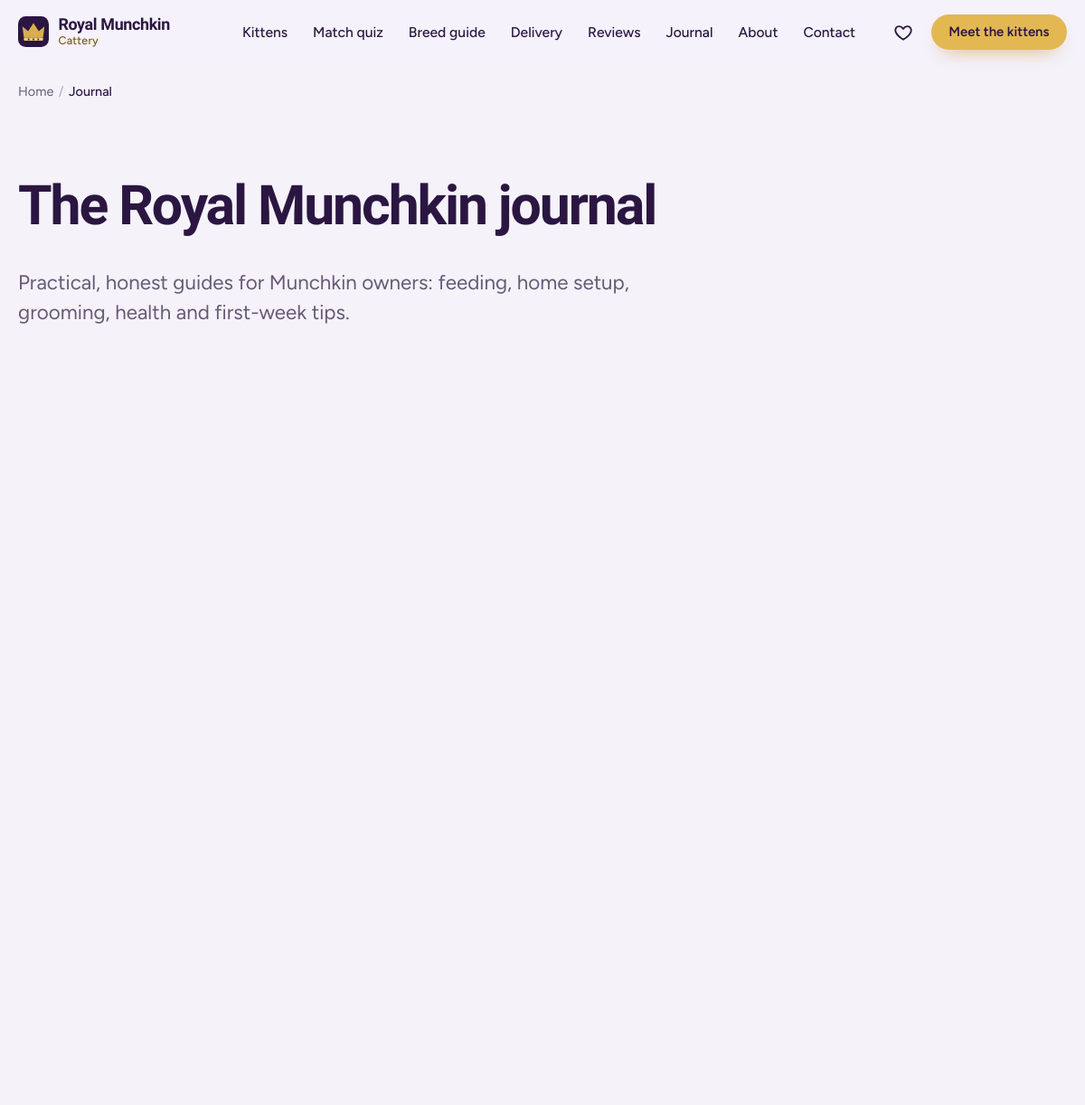
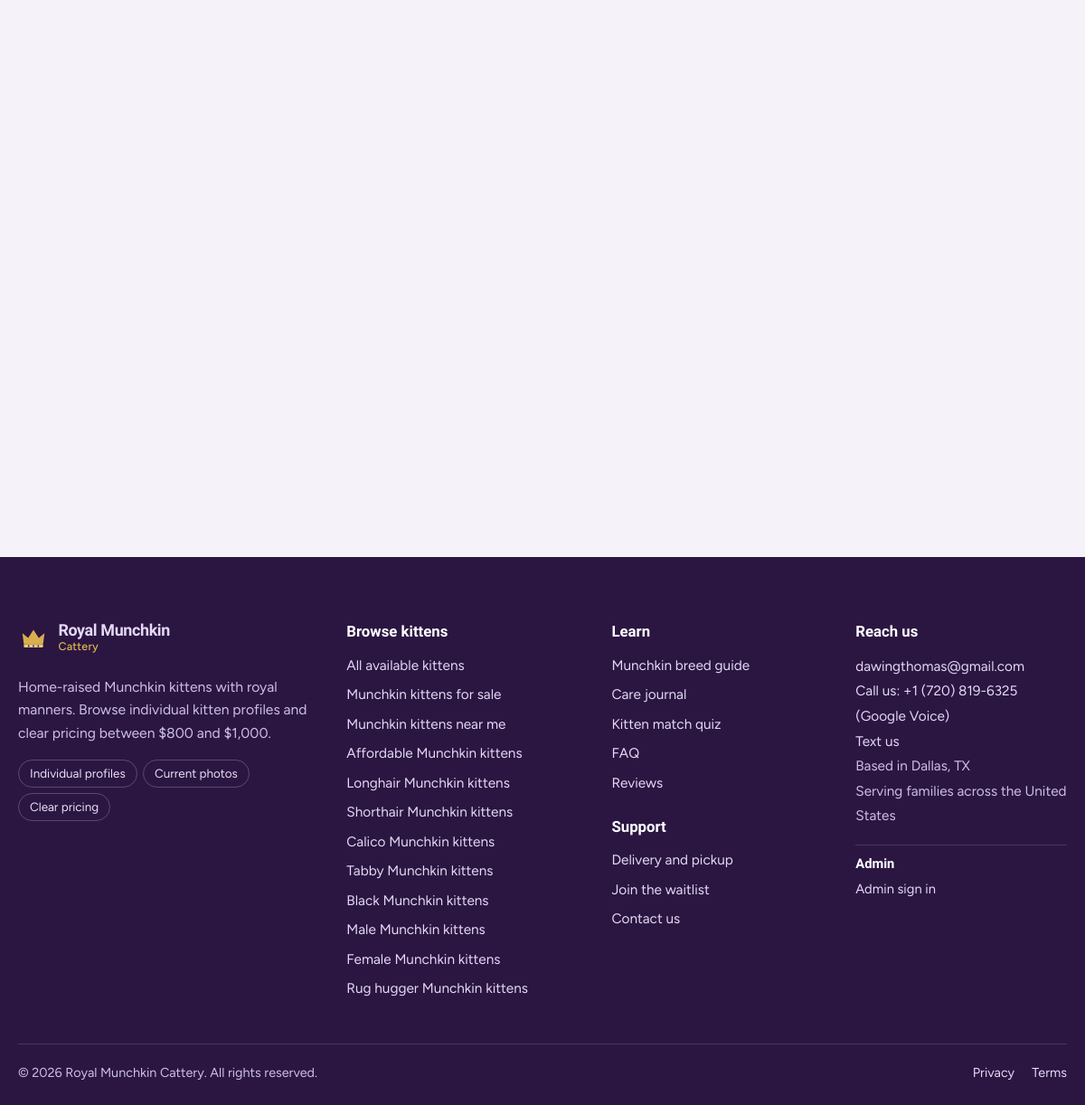
The page /journal/ on the database its author committed (2 pictures, top to bottom).
### core/models.py (models this page shows, shortened)
class SiteSettings(models.Model):
    business_name = models.CharField(max_length=120, default="Royal Munchkin Cattery")
    tagline = models.CharField(max_length=200, default="Home-raised Munchkin kittens with royal manners")
    city = models.CharField(max_length=100, default="Dallas", help_text="Used in schema.org markup. Clear it to hide the address.")
    state = models.CharField(max_length=2, default="TX", blank=True)
    contact_phone = models.CharField(max_length=24, blank=True, help_text="Digits with country code, e.g. +15551234567")
    whatsapp_number = models.CharField(max_length=20, blank=True, help_text="Digits only, e.g. 15551234567")
    contact_email = models.EmailField(default="dawingthomas@gmail.com")
    instagram_url = models.URLField(blank=True)
    facebook_url = models.URLField(blank=True)
    tiktok_url = models.URLField(blank=True)
    youtube_url = models.URLField(blank=True)
    kittens_placed_count = models.PositiveIntegerField(
        default=0, help_text="Shown on the homepage only when above zero. Use a real number."
    )
    announcement = models.CharField(max_length=160, blank=True, help_text="Optional banner above the header (e.g. 'New litter due in March').")
    class Meta:
        verbose_name = "Site Settings"
        verbose_name_plural = "Site Settings"
    @classmethod
    def load(cls):
        obj = cache.get(SETTINGS_CACHE_KEY)
        if obj is None:
            obj, _ = cls.objects.get_or_create(pk=1)
            cache.set(SETTINGS_CACHE_KEY, obj, 300)
        return obj

### core/views.py (the view)
# urls.py: path("journal/", views.JournalListView.as_view(), name="journal_list"),
class JournalListView(ListView):
    template_name = "core/journal_list.html"
    context_object_name = "posts"
    paginate_by = 9
    def get_queryset(self):
        return Post.objects.filter(is_published=True)
    def get_context_data(self, **kwargs):
        ctx = super().get_context_data(**kwargs)
        ctx["meta_title"] = "Munchkin Cat Journal | Care Guides & Breed Advice"
        ctx["meta_description"] = (
            "Practical Munchkin cat care guides: feeding, home setup, grooming, health and what to "
            "expect when your kitten comes home."
        )
        ctx["breadcrumbs"] = [("Home", "/"), ("Journal", "/journal/")]
        return ctx

### core/models.py (called while the page is built)
    def get_absolute_url(self):
        return reverse("core:journal_detail", kwargs={"slug": self.slug})

    @property
    def plain_text(self):
        return re.sub(r"\s+", " ", strip_tags(self.content)).strip()

    @property
    def reading_time(self):
        words = len(self.plain_text.split())
        return max(1, round(words / 220))

### templates/core/journal_list.html (shortened to what this page needs)
{% extends "base.html" %}
{% block content %}
<section class="section"><div class="container">
  <div class="section-head"><h1 style="font-size:clamp(2.2rem,1.4rem + 3.4vw,3.8rem)">The Royal Munchkin journal</h1>
  <p class="lede">Practical, honest guides for Munchkin owners: feeding, home setup, grooming, health and first-week tips.</p></div>
  <div class="post-grid">{% for post in posts %}{% include "partials/post_card.html" %}{% empty %}<p class="empty-state">New articles are on the way.</p>{% endfor %}</div>
</div></section>
{% endblock %}

### templates/partials/footer.html (shortened to what this page needs)
{% load humanize %}<footer class="site-footer">
  <div class="container footer-grid">
    <div class="footer-brand">
      <a class="brand brand-light" href="{% url 'core:home' %}">{% include "partials/logo.html" %}<span class="brand-text"><b>Royal Munchkin</b><i>Cattery</i></span></a>
      <p>{{ site_settings.tagline }}. Browse individual kitten profiles and clear pricing between ${{ MIN_PRICE }} and ${{ MAX_PRICE|intcomma }}.</p>
      <ul class="footer-badges">
        <li>Individual profiles</li><li>Current photos</li><li>Clear pricing</li>
      </ul>
    </div>
    <div>
      <h2 class="footer-h">Browse kittens</h2>
      <ul>
        <li><a href="{% url 'kittens:list' %}">All available kittens</a></li>
        {% for slug, label in FOOTER_LANDING_LINKS %}<li><a href="{% url 'core:landing' slug=slug %}">{{ label }}</a></li>{% endfor %}
      </ul>
    </div>
    <div>
      <h2 class="footer-h">Learn</h2>
      <ul>
        <li><a href="{% url 'core:breed_guide' %}">Munchkin breed guide</a></li>
        <li><a href="{% url 'core:journal_list' %}">Care journal</a></li>
        <li><a href="{% url 'kittens:match' %}">Kitten match quiz</a></li>
        <li><a href="{% url 'core:faq' %}">FAQ</a></li>
        <li><a href="{% url 'reviews:list' %}">Reviews</a></li>
      </ul>
      <h2 class="footer-h footer-h-2">Support</h2>
      <ul>
        <li><a href="{% url 'core:delivery' %}">Delivery and pickup</a></li>
        <li><a href="{% url 'core:waitlist' %}">Join the waitlist</a></li>
        <li><a href="{% url 'core:contact' %}">Contact us</a></li>
      </ul>
    </div>
    <div>
      <h2 class="footer-h">Reach us</h2>
      <address>
        <a href="mailto:{{ site_settings.contact_email }}">{{ site_settings.contact_email }}</a>
        {% if CONTACT_PHONE %}<br><a href="tel:{{ CONTACT_PHONE_URI }}">Call us: {{ CONTACT_PHONE }} (Google Voice)</a><br><a href="sms:{{ CONTACT_PHONE_URI }}">Text us</a>{% endif %}
        {% if site_settings.city %}<br><span>Based in {{ site_settings.city }}{% if site_settings.state %}, {{ site_settings.state }}{% endif %}</span>{% endif %}
        <br><span>{{ SITE_LOCATION_SUMMARY }}</span>
      </address>
      <div class="footer-admin">
        <h2 class="footer-h footer-h-2">Admin</h2>
        <a href="{% url 'accounts:login' %}" rel="nofollow">Admin sign in</a>
      </div>
    </div>
  </div>
  <div class="container footer-bottom">
    <span>&copy; {% now "Y" %} {{ SITE_NAME }}. All rights reserved.</span>
    <span class="footer-legal"><a href="{% url 'core:privacy' %}">Privacy</a><a href="{% url 'core:terms' %}">Terms</a></span>
  </div>
</footer>

### static/css/base.css (style rules this page uses)
:root { --ink: #2B1642; --ink-2: #3B2259; --violet: #5B3A9A; --violet-600: #4A2D80; --violet-100: #E7DEF6; --gold: #C79A3B; --gold-bright: #E3B852; --gold-soft: #F6EBCF; --gold-ink: #7D5A12; --mist: #F5F2FA; --mist-2: #ECE6F6; --rose: #F2D3DB; --surface: #FFFFFF; --text: #2A2236; --muted: #655B76; --line: rgba(43, 22, 66, .12); --ok: #2B7A58; --ok-soft: #DDF1E8; --warn-soft: #FBE9C8; --danger: #B3363F; --r-sm: 10px; --r-md: 18px; --r-lg: 28px; --arch: 999px 999px 22px 22px; --shadow-sm: 0 1px 2px rgba(43, 22, 66, .06), 0 4px 14px -6px rgba(43, 22, 66, .18); --shadow-md: 0 2px 4px rgba(43, 22, 66, .05), 0 18px 40px -18px rgba(43, 22, 66, .35); --shadow-lg: 0 30px 70px -28px rgba(43, 22, 66, .55); --font-display: "Bricolage Grotesque", "Avenir Next", "Segoe UI", system-ui, sans-serif; --font-body: "Figtree", system-ui, -apple-system, "Segoe UI", sans-serif; --container: 1200px; --header-h: 72px; --ease: cubic-bezier(.22, 1, .36, 1); --spring: cubic-bezier(.34, 1.56, .64, 1); }
*, *::before, *::after { box-sizing: border-box; }
html { scroll-behavior: smooth; scroll-padding-top: calc(var(--header-h) + 16px); -webkit-text-size-adjust: 100%; }
body { margin: 0; font-family: var(--font-body); font-size: 1.0625rem; line-height: 1.65; color: var(--text); background: var(--mist); -webkit-font-smoothing: antialiased; text-rendering: optimizeLegibility; }
a { color: var(--violet); text-decoration-thickness: 1px; text-underline-offset: 3px; }
h1, h2, h3, h4 { font-family: var(--font-display); color: var(--ink); line-height: 1.08; margin: 0 0 .6em; letter-spacing: -.02em; font-weight: 700; }
h1 { font-size: clamp(2.5rem, 1.4rem + 4.6vw, 4.7rem); letter-spacing: -.035em; line-height: 1.02; }
h2 { font-size: clamp(1.85rem, 1.2rem + 2.2vw, 3rem); letter-spacing: -.03em; }
p { margin: 0 0 1.1em; max-width: 68ch; }
.lede { font-size: clamp(1.15rem, 1rem + .6vw, 1.4rem); line-height: 1.5; color: var(--muted); max-width: 56ch; }
.container { width: min(100% - 2.5rem, var(--container)); margin-inline: auto; }
.section { padding-block: clamp(3.5rem, 7vw, 6.5rem); }
.section-head { max-width: 46rem; margin-bottom: clamp(1.8rem, 3vw, 3rem); }
.brand { display: inline-flex; align-items: center; gap: .65rem; text-decoration: none; color: var(--ink); flex-shrink: 0; }
.brand-text { display: flex; flex-direction: column; line-height: 1; }
.brand-text b { font: 700 1.12rem/1 var(--font-display); letter-spacing: -.02em; }
.brand-text i { font: 500 .78rem/1.2 var(--font-body); font-style: normal; color: var(--gold-ink); letter-spacing: .02em; margin-top: 2px; }
.brand-light { color: #fff; }
.brand-light .brand-text i { color: var(--gold-bright); }
.post-grid { display: grid; grid-template-columns: repeat(auto-fill, minmax(min(100%, 330px), 1fr)); gap: 1.6rem; }
.site-footer { background: var(--ink); color: #CDBFE4; padding: clamp(3rem, 6vw, 5rem) 0 1.4rem; margin-top: 0; }
.footer-grid { display: grid; grid-template-columns: 1.4fr 1.1fr 1fr 1fr; gap: clamp(1.6rem, 3vw, 3rem); }
.site-footer a { color: #E4D9F5; text-decoration: none; }
.footer-h { font: 700 1.05rem/1.2 var(--font-display); color: #fff; margin: 0 0 .9rem; letter-spacing: 0; }
.footer-h-2 { margin-top: 1.6rem; }
.site-footer ul { list-style: none; padding: 0; margin: 0; display: grid; gap: .45rem; font-size: .96rem; }
.site-footer address { font-style: normal; line-height: 1.8; font-size: .96rem; }
.footer-admin { margin-top: 1.1rem; padding-top: .8rem; border-top: 1px solid rgba(255, 255, 255, .14); font-size: .92rem; }
.footer-admin .footer-h { margin: 0 0 .35rem; font-size: .92rem; }
.footer-admin a { color: #E4D9F5; text-underline-offset: .2em; }
.footer-brand p { margin: 1rem 0; font-size: .98rem; color: #CDBFE4; max-width: 38ch; }
.footer-badges { display: flex !important; flex-wrap: wrap; gap: .4rem !important; }
.footer-badges li { border: 1px solid rgba(255, 255, 255, .22); border-radius: 999px; padding: .2rem .75rem; font-size: .84rem; color: #E9DFF7; }
.footer-bottom { display: flex; justify-content: space-between; flex-wrap: wrap; gap: 1rem; margin-top: clamp(2rem, 4vw, 3.5rem); padding-top: 1.3rem; border-top: 1px solid rgba(255, 255, 255, .14); font-size: .9rem; }
.footer-legal { display: flex; gap: 1.2rem; }

### rows shown on the page
SiteSettings: tagline "Home-raised Munchkin kittens with royal manners", contact_email "dawingthomas@gmail.com", contact_phone "+1 (720) 819-6325", city "Dallas", state "TX", business_name "Royal Munchkin Cattery"

### other values the page prints
{{ label }} "Home"
{{ label }} "Journal"
{{ MIN_PRICE }} "800"
{{ MAX_PRICE|intcomma }} "1,000"
{{ label }} "Munchkin kittens for sale" "Munchkin kittens near me" "Affordable Munchkin kittens" "Longhair Munchkin kittens" "Shorthair Munchkin kittens" "Calico Munchkin kittens" "Tabby Munchkin kittens" "Black Munchkin kittens" "Male Munchkin kittens" "Female Munchkin kittens" "Rug hugger Munchkin kittens"
{{ SITE_LOCATION_SUMMARY }} "Serving families across the United States"
